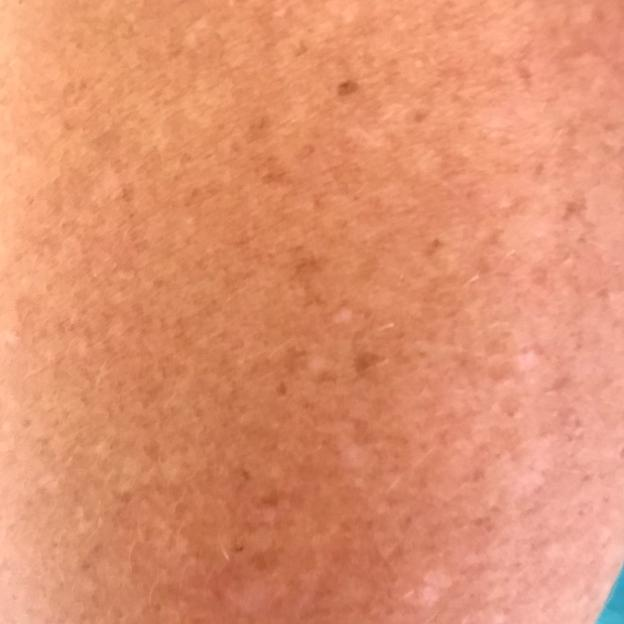
#> input picture archive/classifiers/dots_and_globues/PAT_1018_107_68.png, 624 x 624 px
$ python dots_globules_test.py
#> lines starting #> are read from the running program, lines starting #| are printed output that depends on the picture; after the words box and inside, x2 and y2 are one past the last pixel; in counts of white or black regions, pixels touching at a corner belong together
"""
This script involves processing an image to detect, refine, and distinguish objects
(like biological spots) within it using various image processing techniques from libraries
such as NumPy, SciPy, scikit-image, and matplotlib
"""


import numpy as np
from scipy import ndimage
from skimage.filters import threshold_triangle
from skimage.morphology import disk, extrema
from skimage.segmentation import watershed, mark_boundaries
from skimage.color import label2rgb
from matplotlib import pyplot as plt
import imageio

# Function to load an image
def load_image(filepath):
#> called with filepath = 'PAT_1018_107_68.png'
    return imageio.imread(filepath)
#> returned value is the input picture: shape (624, 624, 3); mean R, G, B 224.6, 146, 111.9

# Function to create a figure
def create_figure(size=(8, 8)):
    return plt.figure(figsize=size)

# Function to display an image in a subplot
def show_image(image, title='', pos=None):
    if pos is not None:
        plt.subplot(pos)
    plt.imshow(image, cmap='gray')
    plt.title(title)
    plt.axis('off')

# Load image
im_rgb = load_image('PAT_1018_107_68.png').astype(np.float32)

# Convert to RGB - rescale each channel between 0 and 1
im_rgb = (im_rgb - np.min(im_rgb.reshape((-1, 3)), axis=0)) / (np.percentile(im_rgb.reshape((-1, 3)), 99.5, axis=0) - np.min(im_rgb.reshape((-1, 3)), axis=0))

# Extract channel of interest
im = im_rgb[:, :, 0]
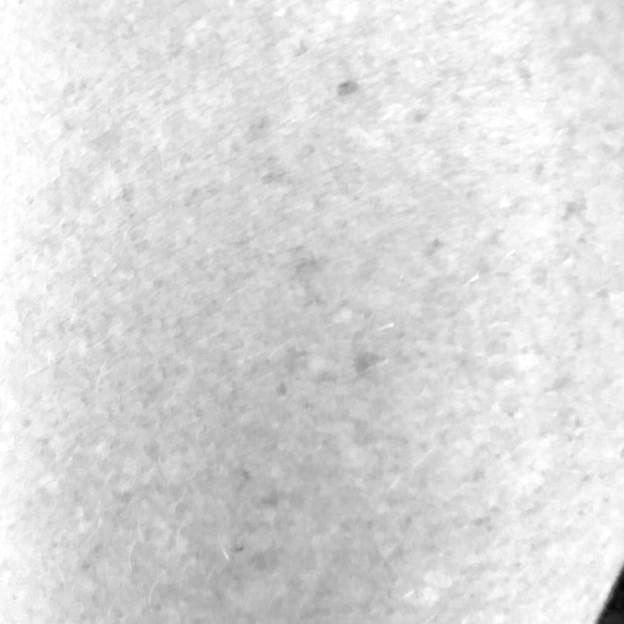
#> im: shape (624, 624) float64; min 0, max 1, mean 0.859

# Apply difference of Gaussians filter
sigma = 3
sigma2 = sigma * 1.6
im_dog = ndimage.gaussian_filter(im, sigma) - ndimage.gaussian_filter(im, sigma2)
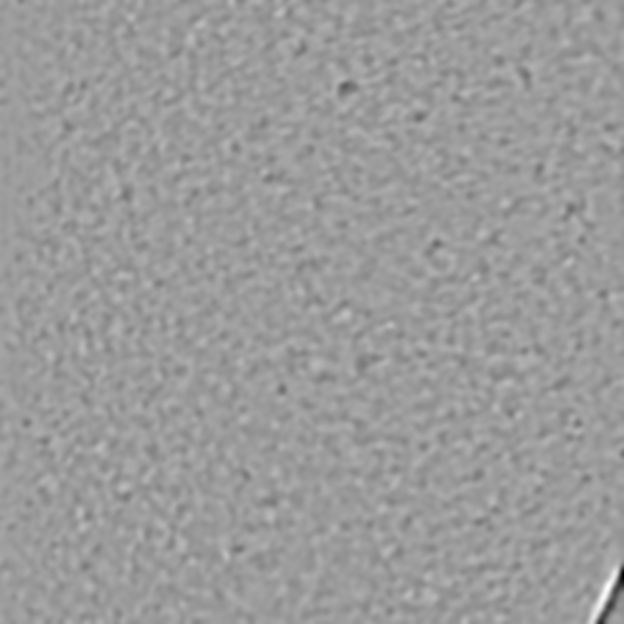
#> im_dog: shape (624, 624) float64; min -0.125, max 0.0799, mean 2.59e-16; drawn with min black and max white

# Threshold for spot detection
bw_spots = im_dog > threshold_triangle(im_dog)
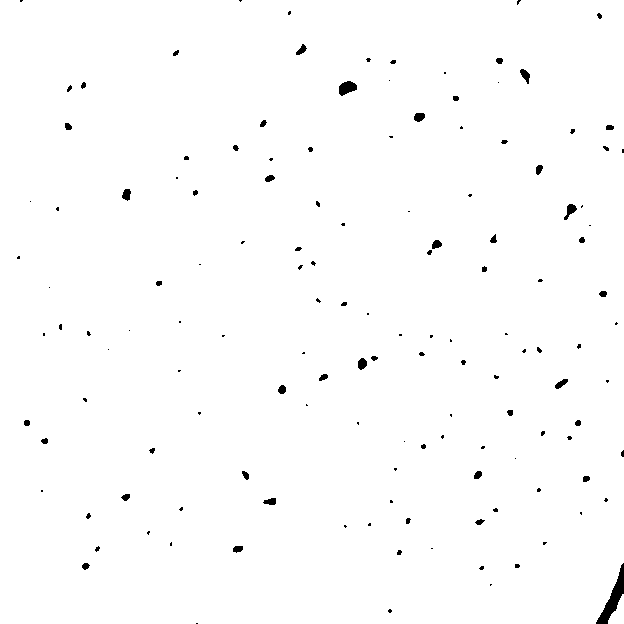
#> bw_spots: shape (624, 624) bool; 99.1% white; 140 black regions (86 under 20 px), largest, box (x1, y1, x2, y2) and area: (596, 563, 624, 624) 551, (339, 81, 357, 96) 184, (564, 204, 577, 220) 99

# Clean up with a morphological opening
strel = disk(3)
bw_spots_opened = ndimage.binary_opening(bw_spots, structure=strel)
#> bw_spots_opened: shape (624, 624) bool; 99.1% white; 144 black regions (89 under 20 px), largest, box (x1, y1, x2, y2) and area: (594, 562, 624, 624) 595, (339, 81, 357, 96) 184, (564, 204, 577, 220) 100

# Perform distance-and-watershed-based split
bw_spots_dist = ndimage.distance_transform_edt(bw_spots_opened)
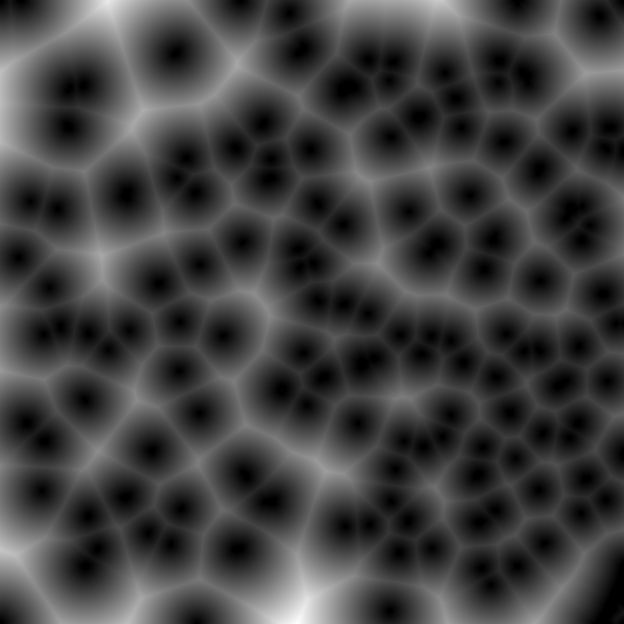
#> bw_spots_dist: shape (624, 624) float64; min 0, max 91.79, mean 23.7; drawn with min black and max white
bw_spots_max = extrema.h_maxima(bw_spots_dist, 0.5)
#> bw_spots_max: shape (624, 624); values 0 (black) and 1 (white), 0.03% white in thin lines or dots
bw_spots_max = ndimage.binary_dilation(bw_spots_max, structure=np.ones((3, 3)))
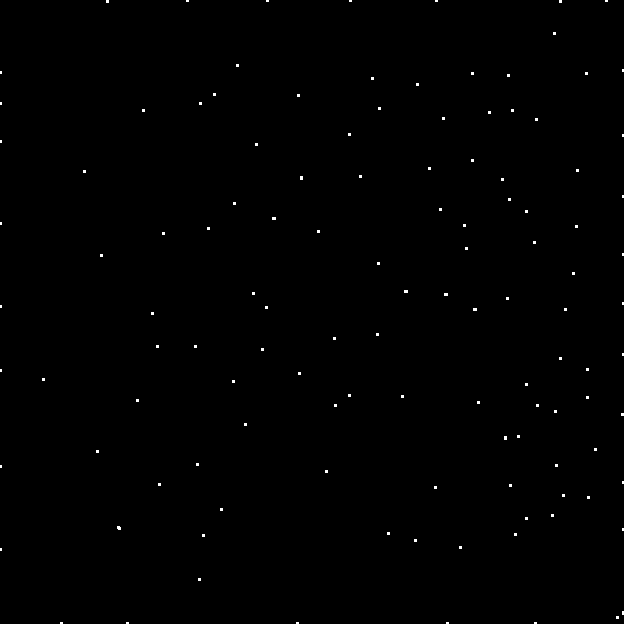
#> bw_spots_max: shape (624, 624) bool; 0.27% white in thin lines or dots
bw_spots_max = np.bitwise_and(bw_spots_opened, bw_spots_max)
lab_spots, n = ndimage.label(bw_spots_max)
#> lab_spots: shape (624, 624) int32; 122 distinct labels, from 0 to 121
#> n = 121
lab_spots = watershed(-bw_spots_dist, markers=lab_spots, mask=bw_spots_opened, watershed_line=True)
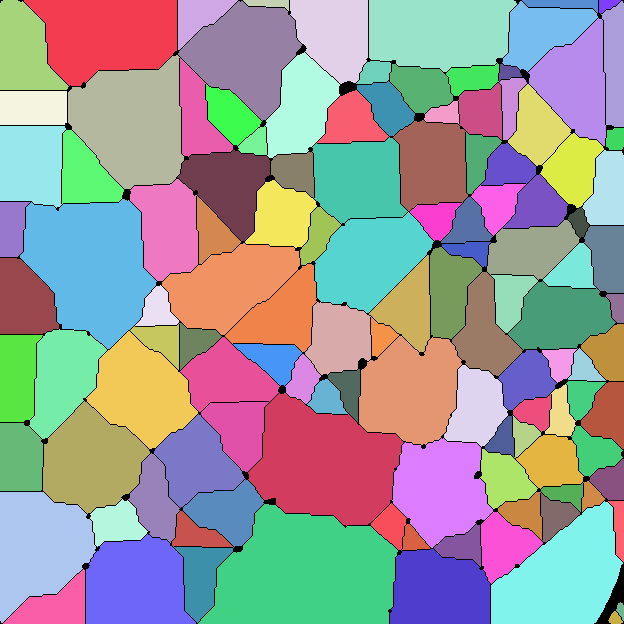
#> lab_spots: shape (624, 624) int32; 122 distinct labels, from 0 to 121; one colour per label, 0 black
bw_spots_cleaned = lab_spots > 0
#> bw_spots_cleaned: shape (624, 624) bool; 96.6% white; black in thin lines or dots

# Show images
create_figure((12, 6))
show_image(np.clip(im_rgb, 0, 1), title='Original image', pos=241)
show_image(im, title='Extract channel', pos=242)
show_image(im_dog, title='Apply filters', pos=243)
show_image(bw_spots, title='Apply threshold', pos=244)
show_image(bw_spots_cleaned, title='Refine detection', pos=245)
show_image(label2rgb(lab_spots, bg_label=0, bg_color='black'), title='Distinguish objects', pos=246)
show_image(mark_boundaries(np.clip(im_rgb, 0, 1), lab_spots, mode='thick'), title='Relate objects to image', pos=247)
plt.show()
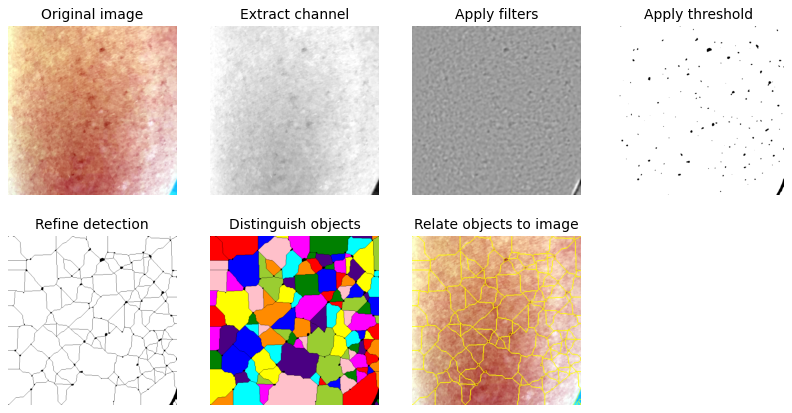
#> figure drawn by matplotlib, 7 panels

#reference: https://bioimagebook.github.io/chapters/2-processing/1-processing_and_analysis/processing_and_analysis.html?fbclid=IwAR08Oumtzl_YN_Br7_AKnLQTmb4WT7Jo8Szu5oftAsDRGBsw8wHyJW0P01k

$ run again, with archive/classifiers/dots_and_globues/PAT_1379_1300_924.png copied over archive/classifiers/dots_and_globues/PAT_1018_107_68.png
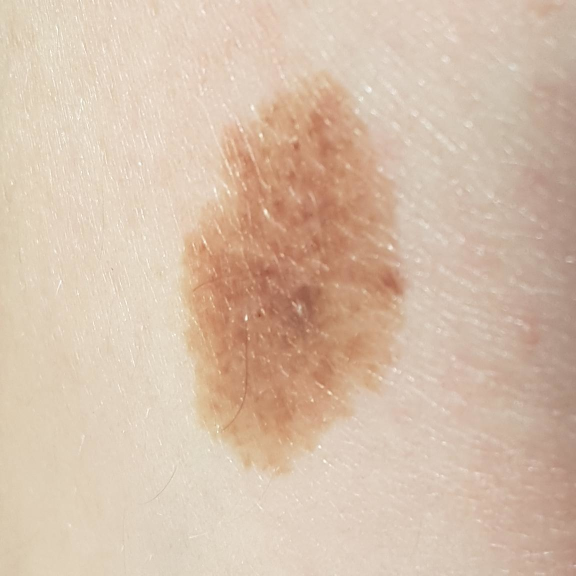
#> input picture archive/classifiers/dots_and_globues/PAT_1379_1300_924.png, 1152 x 1152 px (shown at 1/2 size)
#> in load_image, returned value is the input picture: shape (1152, 1152, 3); mean R, G, B 214.3, 190.8, 170.4
#> `bw_spots = im_dog > threshold_triangle(im_dog)`:
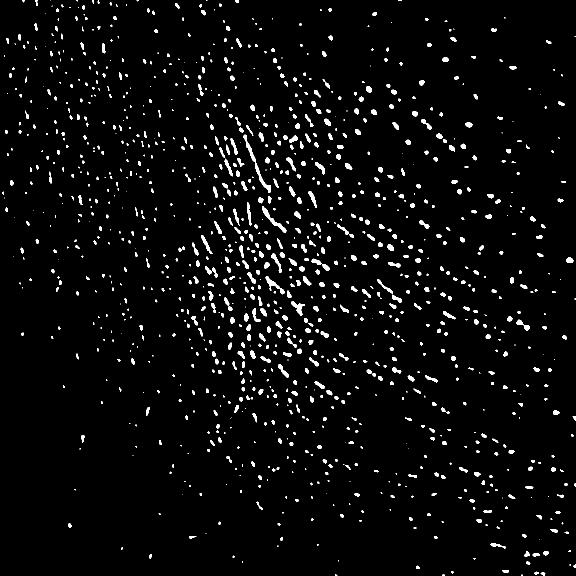
#> bw_spots: shape (1152, 1152) bool (shown at 1/2 size); 3.5% white; 1239 white regions (496 under 20 px), largest, box (x1, y1, x2, y2) and area: (487, 269, 542, 386) 708, (524, 412, 573, 466) 472, (531, 552, 569, 589) 346
#> bw_spots_opened: shape (1152, 1152) bool; 1.5% white; 329 white regions, largest, box (x1, y1, x2, y2) and area: (583, 603, 605, 629) 262, (518, 354, 542, 381) 208, (531, 552, 552, 572) 190
#> n = 337
#> `lab_spots = watershed(-bw_spots_dist, markers=lab_spots, mask=bw_spots..`:
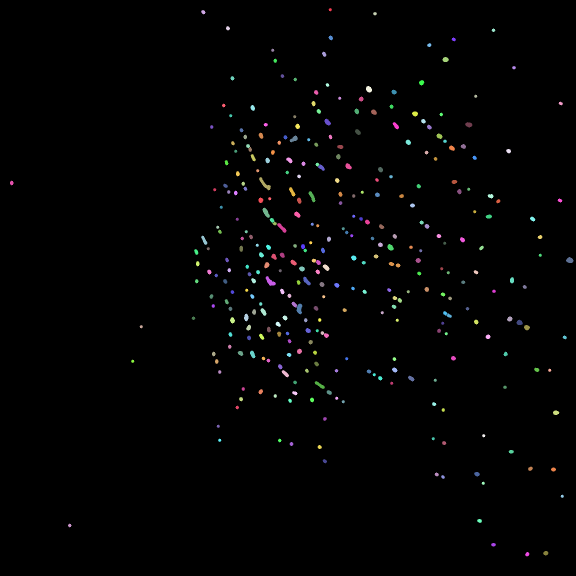
#> lab_spots: shape (1152, 1152) int32 (shown at 1/2 size); 338 distinct labels, from 0 to 337; one colour per label, 0 black
#> bw_spots_cleaned: shape (1152, 1152) bool; 1.5% white; 329 white regions, largest, box (x1, y1, x2, y2) and area: (583, 603, 605, 629) 257, (518, 354, 542, 381) 208, (531, 552, 552, 572) 190
